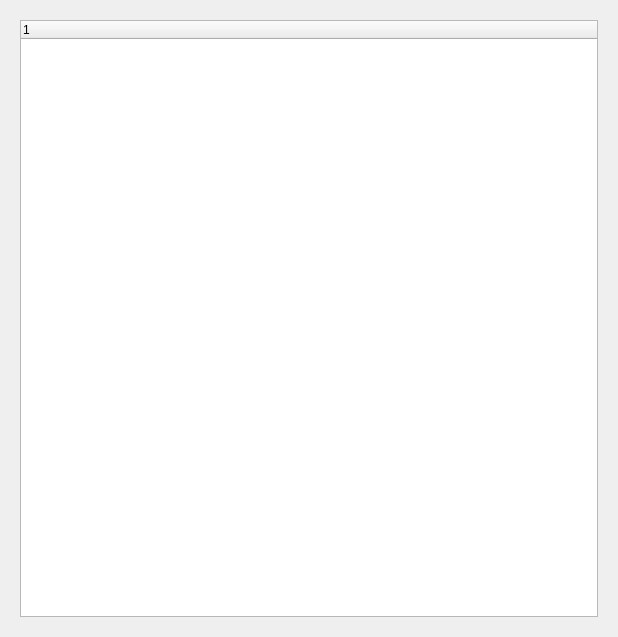
<?xml version="1.0" encoding="UTF-8"?>
<ui version="4.0">
 <class>ReportWidget</class>
 <widget class="QWidget" name="ReportWidget">
  <property name="geometry">
   <rect>
    <x>0</x>
    <y>0</y>
    <width>618</width>
    <height>637</height>
   </rect>
  </property>
  <property name="windowTitle">
   <string>Report</string>
  </property>
  <layout class="QVBoxLayout" name="verticalLayout_2">
   <item>
    <widget class="QStackedWidget" name="stackedWidget">
     <property name="currentIndex">
      <number>0</number>
     </property>
     <widget class="QWidget" name="page">
      <layout class="QVBoxLayout" name="verticalLayout">
       <item>
        <widget class="QTreeWidget" name="treeWidget">
         <property name="rootIsDecorated">
          <bool>false</bool>
         </property>
         <column>
          <property name="text">
           <string notr="true">1</string>
          </property>
         </column>
        </widget>
       </item>
      </layout>
     </widget>
    </widget>
   </item>
  </layout>
 </widget>
 <resources/>
 <connections/>
</ui>
